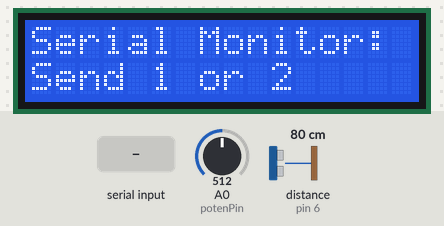
Bench run of a sketch on a simulated Arduino Uno, built with avr-gcc and run on an emulated ATmega328P. On the bench: 16×2 character LCD. Inputs (shaded band) come from the test bench; at power-on: A0 (potenPin) = 512, distance to the obstacle (sensor on pin 6) 80 cm. The echo pulse lasts 58.3 µs per cm; what the sketch prints to the serial monitor is not drawn.

Above: at 3.3 s.
3.4 s: "1\n" received over Serial
At 4.6 s:
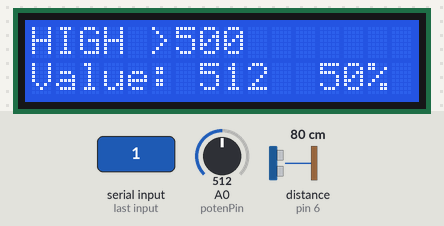
5.7 s: A0 (potenPin) set to 488
At 6.6 s:
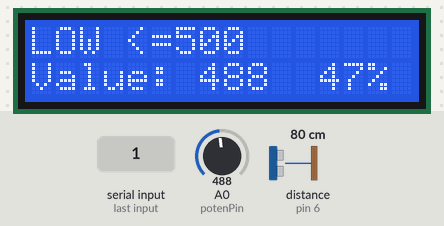
7.3 s: A0 (potenPin) set to 510
At 8.6 s:
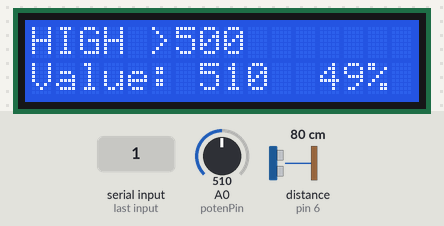
8.9 s: byte 49 ('1') received over Serial
At 9.4 s:
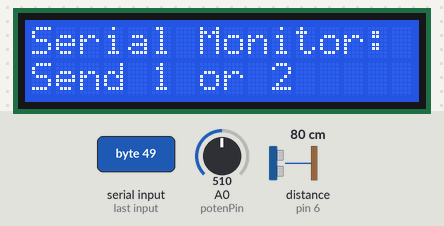
10.5 s: byte 50 ('2') received over Serial
At 11.4 s:
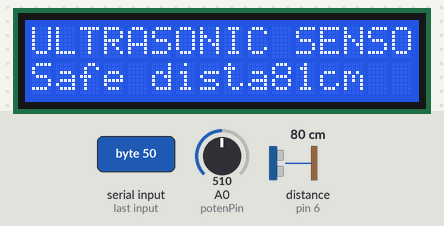
12.5 s: "2\n" received over Serial
At 14.1 s:
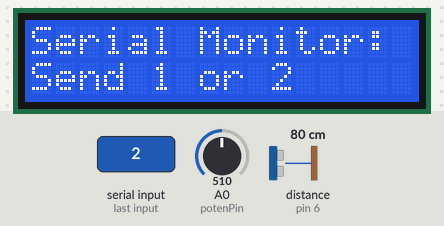
Timing chart, 0 to 15.1 s (numbered marks = the images above; inputs shaded):
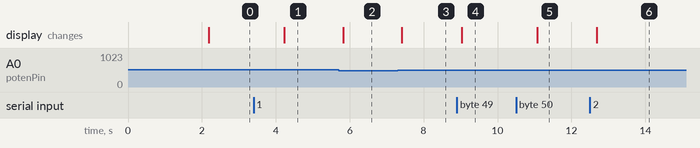

The sketch:

sketch.ino
```cpp
#include <Wire.h>
#include <LiquidCrystal_I2C.h>
#include <NewPing.h>

#define TRIGGER_PIN 7
#define ECHO_PIN 6
#define MAX_DISTANCE 200

// Initialize I2C LCD (address 0x27, 16 columns, 2 rows)
LiquidCrystal_I2C lcd(0x27, 16, 2);

const int potenPin = A0;
NewPing sonar(TRIGGER_PIN, ECHO_PIN, MAX_DISTANCE);

bool modeSelected = false;
char currentMode = '0';

// Function to get distance from ultrasonic sensor
int getDistance() {
  unsigned int distance = sonar.ping_cm();
  if (distance == 0) {
    return MAX_DISTANCE; // Return max distance if no echo
  }
  return distance;
}

void setup() {
  Serial.begin(9600);

  // Initialize I2C LCD
  lcd.init();
  lcd.backlight();
  lcd.clear();

  // Wait for serial connection to establish
  while (!Serial) {
    delay(10); // Wait for serial port to connect
  }

  // Display mode selection message
  lcd.setCursor(0, 0);
  lcd.print("Choose Sensor:");
  lcd.setCursor(0, 1);
  lcd.print("1:POT 2:SONIC");

  Serial.println("=== SENSOR MODE SELECTION ===");
  Serial.println("Send '1' for Potentiometer Mode");
  Serial.println("Send '2' for Ultrasonic Sensor Mode");
  Serial.println("Waiting for input...");

  delay(2000); // Show instruction for 2 seconds
}

void loop() {
  // Check serial input for mode selection
  if (Serial.available() > 0) {
    char mode = Serial.read();

    // Ignore newline/carriage return characters
    if (mode == '\n' || mode == '\r') {
      return;
    }

    Serial.print("Mode selected: ");
    Serial.println(mode);

    if (mode == '1') {
      Serial.println("Entering Potentiometer Mode");
      potentiometerMode();
    } else if (mode == '2') {
      Serial.println("Entering Ultrasonic Sensor Mode");
      ultrasonicMode();
    } else {
      Serial.println("Invalid input! Please send '1' or '2'");
    }
  }

  // Default: show instruction (only if no mode is active)
  if (!modeSelected) {
    lcd.clear();
    lcd.setCursor(0, 0);
    lcd.print("Serial Monitor:");
    lcd.setCursor(0, 1);
    lcd.print("Send 1 or 2");
    delay(2000);
  }
}

void potentiometerMode() {
  modeSelected = true;
  lcd.clear();
  lcd.setCursor(0, 0);
  lcd.print("POTENTIOMETER");

  while (true) {
    int data = analogRead(potenPin);
    int percentage = map(data, 0, 1023, 0, 100);

    // Print to Serial Monitor
    Serial.print("Potentiometer: ");
    Serial.print(data);
    Serial.print(" (");
    Serial.print(percentage);
    Serial.println("%)");

    // Display on LCD
    lcd.setCursor(0, 1);
    lcd.print("Value: ");
    lcd.print(data);
    lcd.print(" ");
    if (data < 1000) lcd.print(" "); // Alignment
    if (data < 100) lcd.print(" ");  // Alignment

    lcd.setCursor(12, 1);
    lcd.print(percentage);
    lcd.print("% ");

    // Check condition
    lcd.setCursor(0, 0);
    if (data > 500) {
      lcd.print("HIGH >500    ");
    } else {
      lcd.print("LOW <=500    ");
    }

    // Check for mode change
    if (Serial.available() > 0) {
      char input = Serial.read();
      if (input == '1' || input == '2') {
        modeSelected = false;
        Serial.println("Exiting Potentiometer Mode");
        return;
      }
    }

    delay(500);
  }
}

void ultrasonicMode() {
  modeSelected = true;
  lcd.clear();
  lcd.setCursor(0, 0);
  lcd.print("ULTRASONIC SENSOR");

  while (true) {
    int distance = getDistance();

    // Print to Serial Monitor
    Serial.print("Distance: ");
    Serial.print(distance);
    Serial.println(" cm");

    // Display on LCD
    lcd.setCursor(0, 1);

    if (distance < 20) {
      lcd.print("Too close!      ");
      lcd.setCursor(10, 1);
      lcd.print(distance);
      lcd.print("cm ");
    } else if (distance < 100) {
      lcd.print("Safe distance   ");
      lcd.setCursor(10, 1);
      lcd.print(distance);
      lcd.print("cm ");
    } else {
      lcd.print("No object       ");
      lcd.setCursor(10, 1);
      lcd.print(distance);
      lcd.print("cm ");
    }

    // Check for mode change
    if (Serial.available() > 0) {
      char input = Serial.read();
      if (input == '1' || input == '2') {
        modeSelected = false;
        Serial.println("Exiting Ultrasonic Mode");
        return;
      }
    }

    delay(500);
  }
}
```

Measured:
- the behaviour switches between 501 and 500 on A0 (potenPin) (found by bisection; images 1 and 2)
- after the input at 3.4 s, the display: changes after 0.83 s (image 1)
- after the input at 5.7 s, the display: changes after 0.12 s (image 2)
- after the input at 7.3 s, the display: changes after 0.11 s (image 3)
- after the input at 8.9 s, the display: changes after 0.13 s (image 4)
- after the input at 10.5 s, the display: changes after 0.57 s (image 5)
- after the input at 12.5 s, the display: changes after 0.18 s (image 6)
